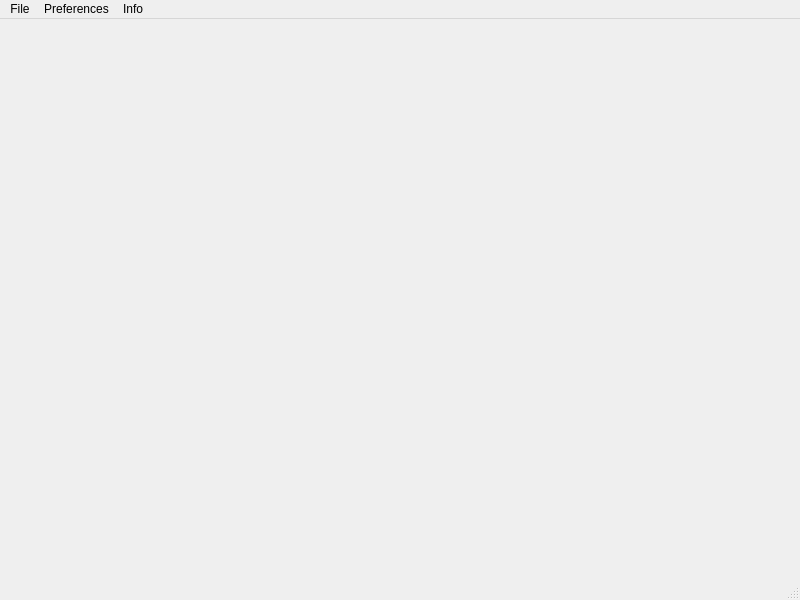
<?xml version="1.0" encoding="UTF-8"?>
<ui version="4.0">
 <class>MainWindow</class>
 <widget class="QMainWindow" name="MainWindow">
  <property name="geometry">
   <rect>
    <x>0</x>
    <y>0</y>
    <width>800</width>
    <height>600</height>
   </rect>
  </property>
  <property name="windowTitle">
   <string>MainWindow</string>
  </property>
  <widget class="QWidget" name="centralwidget"/>
  <widget class="QMenuBar" name="menubar">
   <property name="geometry">
    <rect>
     <x>0</x>
     <y>0</y>
     <width>800</width>
     <height>22</height>
    </rect>
   </property>
   <widget class="QMenu" name="menu">
    <property name="title">
     <string>File</string>
    </property>
    <addaction name="actionImport"/>
    <addaction name="actionExport"/>
    <addaction name="separator"/>
    <addaction name="actionQuit"/>
   </widget>
   <widget class="QMenu" name="menu_2">
    <property name="title">
     <string>Info</string>
    </property>
    <addaction name="actionAbout"/>
    <addaction name="separator"/>
    <addaction name="actionAbout_2"/>
   </widget>
   <widget class="QMenu" name="menu_3">
    <property name="title">
     <string>Preferences</string>
    </property>
    <widget class="QMenu" name="menuSensitivity">
     <property name="title">
      <string>Sensitivity</string>
     </property>
     <addaction name="actionLow"/>
     <addaction name="actionMedium"/>
     <addaction name="actionHigh"/>
    </widget>
    <addaction name="menuSensitivity"/>
    <addaction name="separator"/>
    <addaction name="actionUse_Color_to_Distinguist"/>
    <addaction name="actionVerbose_Mode"/>
   </widget>
   <addaction name="menu"/>
   <addaction name="menu_3"/>
   <addaction name="menu_2"/>
  </widget>
  <widget class="QStatusBar" name="statusbar"/>
  <action name="actionAbout">
   <property name="text">
    <string>Manual</string>
   </property>
  </action>
  <action name="actionAbout_2">
   <property name="text">
    <string>About</string>
   </property>
  </action>
  <action name="actionImport">
   <property name="text">
    <string>Import Images...</string>
   </property>
  </action>
  <action name="actionExport">
   <property name="text">
    <string>Export Current...</string>
   </property>
  </action>
  <action name="actionQuit">
   <property name="text">
    <string>Quit</string>
   </property>
  </action>
  <action name="actionLow">
   <property name="checkable">
    <bool>true</bool>
   </property>
   <property name="text">
    <string>Low</string>
   </property>
  </action>
  <action name="actionMedium">
   <property name="checkable">
    <bool>true</bool>
   </property>
   <property name="checked">
    <bool>true</bool>
   </property>
   <property name="text">
    <string>Medium</string>
   </property>
  </action>
  <action name="actionHigh">
   <property name="checkable">
    <bool>true</bool>
   </property>
   <property name="text">
    <string>High</string>
   </property>
  </action>
  <action name="actionUse_Color_to_Distinguist">
   <property name="checkable">
    <bool>true</bool>
   </property>
   <property name="text">
    <string>Use Color to Distinguish</string>
   </property>
  </action>
  <action name="actionStart_Analyze">
   <property name="text">
    <string>Start Analyze</string>
   </property>
  </action>
  <action name="actionRest">
   <property name="text">
    <string>Rest</string>
   </property>
  </action>
  <action name="actionVerbose_Mode">
   <property name="checkable">
    <bool>true</bool>
   </property>
   <property name="text">
    <string>Verbose Mode</string>
   </property>
  </action>
 </widget>
 <resources/>
 <connections/>
</ui>
